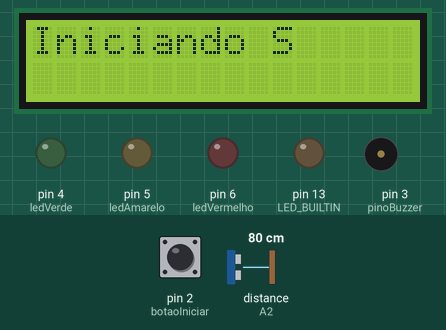
The sketch below on a simulated Arduino Uno, built with avr-gcc and run on an emulated ATmega328P. Parts: 16×2 character LCD, output pins drawn as LEDs (lit = HIGH), buzzer (waves = sounding). The test bench sets the inputs (shaded band); at power-on: pin 2 (botaoIniciar) HIGH, distance to the obstacle (sensor on A2) 80 cm. The echo pulse lasts 58.3 µs per cm; the local clock reads 2024-03-15 10:24:30 at power-on unless the sketch sets it; EEPROM starts erased; pins used as bus, display or sensor lines are not drawn; what the sketch prints to the serial monitor is not drawn.

Above: at 18.0 s.
18.1 s: pin 2 (botaoIniciar) pulled LOW for 0.9 s
At 20.4 s:
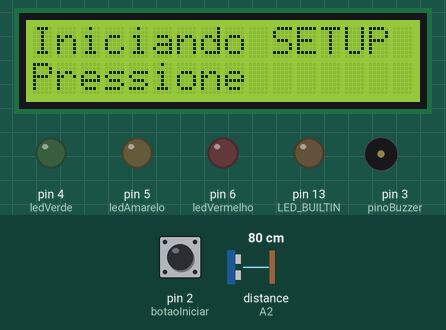
20.5 s: distance to the obstacle (sensor on A2) set to 12 cm
At 22.2 s:
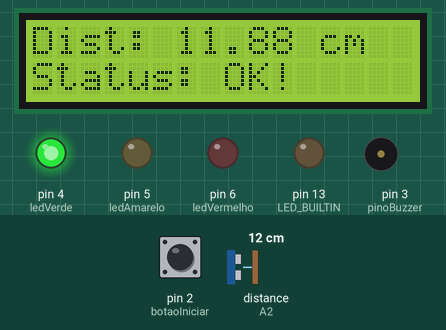
22.5 s: distance to the obstacle (sensor on A2) set to 9 cm
At 23.5 s:
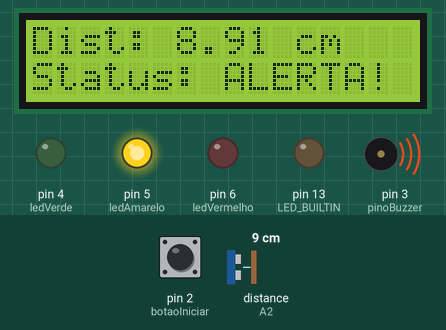
24.6 s: distance to the obstacle (sensor on A2) set to 7 cm
At 27.9 s:
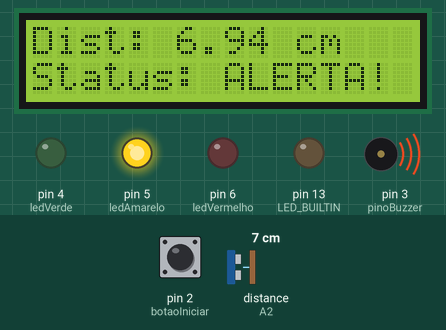
28.1 s: distance to the obstacle (sensor on A2) set to 4 cm
At 32.6 s:
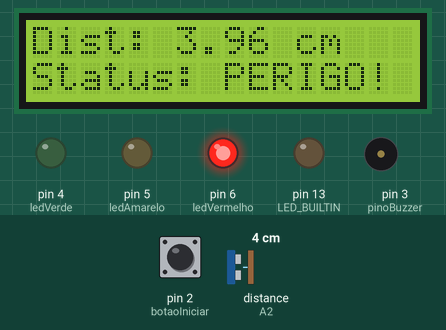
Timing chart, 0 to 44.9 s (numbered marks = the images above; inputs shaded):
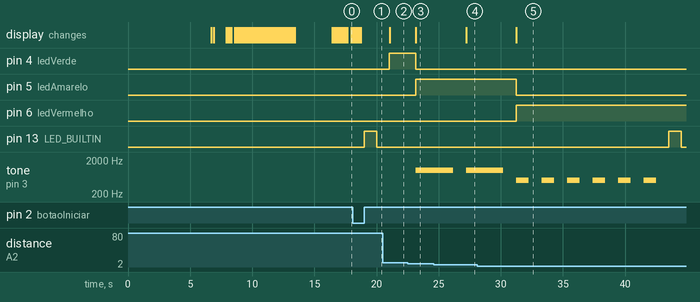

The sketch:

gs-edge.ino
```cpp
#include <EEPROM.h>  // Inclusão da biblioteca necessária
#include <Wire.h>  // Inclusão da biblioteca necessária
#include <LiquidCrystal_I2C.h>  // Inclusão da biblioteca necessária
#include <RTClib.h>  // Inclusão da biblioteca necessária

#define ECHO_PIN A2
#define TRIG_PIN A3

#define LOG_OPTION 1     // Opção para ativar a leitura do log
#define SERIAL_OPTION 0  // Opção de comunicação serial: 0 para desligado, 1 para ligado
#define UTC_OFFSET -3    // Ajuste de fuso horário para UTC-3

LiquidCrystal_I2C lcd(0x27, 16, 2); // Endereço de acesso: 0x3F ou 0x27
RTC_DS1307 RTC;

// LEDs de sinalização (verde = ok, amarelo = alerta, vermelho = perigo)
const short int ledVermelho = 6;
const short int ledAmarelo  = 5;
const short int ledVerde    = 4;

// Buzzer que emite som de alerta
const short int pinoBuzzer = 3;

// Botão físico usado para Iniciar setup
const short int botaoIniciar = 2;

// Tempo de espera entre leituras (em milissegundos)
const int tempoPrecisao = 100;

// Configurações da EEPROM
const int maxRecords = 100;
const int recordSize = 6; // Tamanho de cada registro em bytes
int startAddress = 0;
int endAddress = maxRecords * recordSize;
int currentAddress = 0;

int lastLoggedMinute = -1;

// Animação logo FalaHydro
int i;
// Definição do caractere customizado "gota deitada" (8x5 pixels)
// Parte superior da gota
byte gotaTopo[8] = {
  B00000,
  B00001,
  B00110,
  B11000,
  B00110,
  B00001,
  B00000,
  B00000
};

// Parte inferior da gota
byte gotaBaixo[8] = {
  B01100,
  B10010,
  B00001,
  B00001,
  B00001,
  B10010,
  B01100,
  B00000
};

// Parte superior da nuvem
byte nuvemTopo[8] = {
  B00110,
  B01001,
  B01001,
  B10010,
  B10010,
  B10001,
  B10001,
  B10010
};

// Parte inferior da nuvem
byte nuvemBaixo[8] = {
  B10010,
  B10001,
  B10001,
  B10010,
  B10001,
  B10001,
  B01001,
  B00110
};

float readDistanceCM() {
  digitalWrite(TRIG_PIN, LOW);
  delayMicroseconds(2);
  digitalWrite(TRIG_PIN, HIGH);
  delayMicroseconds(10);
  digitalWrite(TRIG_PIN, LOW);
  int duration = pulseIn(ECHO_PIN, HIGH);
  return duration * 0.034 / 2;
}

void setup() {
  // Configura os pinos como entrada ou saída
  pinMode(ledVermelho, OUTPUT);
  pinMode(ledAmarelo, OUTPUT);
  pinMode(ledVerde, OUTPUT);
  pinMode(pinoBuzzer, OUTPUT);
  pinMode(botaoIniciar, INPUT_PULLUP); // Usa resistor interno de pull-up
  pinMode(LED_BUILTIN, OUTPUT);
  pinMode(TRIG_PIN, OUTPUT);
  pinMode(ECHO_PIN, INPUT);

  Serial.begin(115200);
  lcd.init();   // Inicialização do LCD
  lcd.backlight();  // Ligando o backlight do LCD

  for (int i = 0; i < EEPROM.length(); i++) {
    EEPROM.write(i, 0xFF);  // Escreve 0xFF na posição i
  }
  Serial.println("EEPROM limpa!");

  RTC.begin();    // Inicialização do Relógio em Tempo Real
  RTC.adjust(DateTime(F(__DATE__), F(__TIME__)));
  // RTC.adjust(DateTime(2024, 5, 6, 08, 15, 00));  // Ajustar a data e hora apropriadas uma vez inicialmente, depois comentar

  EEPROM.begin();

  //Posiciona o cursor na primeira coluna(0) e na primeira linha(0) do LCD
  lcd.setCursor(16, 0);
  lcd.print("     Fala "); //Escreve no LCD "Fala"
  lcd.setCursor(16, 1); //Posiciona o cursor na primeira coluna(0) e na segunda linha(1) do LCD
  lcd.print("      Hydro "); //Escreve no LCD "Hydro"
  delay(3000);

  //efeito de deslocamento para esquerda
  for (i =0; i <16; i++){
  lcd.scrollDisplayLeft();
  delay(20);
  }
  delay(1000); //Aguarda 1 segundo

  //para esquerda
  for (i =0; i <16; i++){
  lcd.scrollDisplayLeft();
  delay(40);
  }

  lcd.clear();

  // Criar caracteres customizados
  lcd.createChar(0, gotaTopo);
  lcd.createChar(1, gotaBaixo);
  lcd.createChar(2, nuvemTopo);
  lcd.createChar(3, nuvemBaixo);
  lcd.clear();

  int linhaTopo = 0;
  int linhaBaixo = 1;

  // Desenha a nuvem fixa (colunas 0 e 1 nas linhas 0 e 1)
  for (int col = 0; col <= 1; col++) {
    lcd.setCursor(col, 0);
    lcd.write(byte(2)); // nuvem topo
    lcd.setCursor(col, 1);
    lcd.write(byte(3)); // nuvem baixo
  }

  // Animação das gotas saindo da nuvem
  // Vamos animar 3 gotas alternando entre linha 0 e 1
  for (int gota = 0; gota < 3; gota++) {
    int linha = gota % 2; // 0 ou 1 para alternar linhas

    // Gota se move da coluna 2 até a 13 (para caber 2 caracteres lado a lado)
    for (int col = 2; col <= 13; col++) {
      // Desenha a gota (2 caracteres lado a lado)
      lcd.setCursor(col, linha);
      lcd.write(byte(0)); // gota topo (esquerda)
      lcd.setCursor(col + 1, linha);
      lcd.write(byte(1)); // gota baixo (direita)

      delay(120);

      // Limpa a gota anterior para simular movimento (exceto na primeira posição)
      if (col > 2) {
        lcd.setCursor(col - 1, linha);
        lcd.print("  "); // apaga os 2 caracteres da gota anterior
      }

      // Redesenha a nuvem para garantir que não seja apagada
      for (int c = 0; c <= 1; c++) {
        lcd.setCursor(c, 0);
        lcd.write(byte(2));
        lcd.setCursor(c, 1);
        lcd.write(byte(3));
      }
    }

    // Limpa a última gota após sair do loop
    lcd.setCursor(13, linha);
    lcd.print("  ");
  }

  lcd.clear();
  lcd.print("      BEM"); // Mensagem inicial
  lcd.setCursor(0, 1); // Vai para a segunda linha
  lcd.print("     VINDO!");
  delay(3000); // Exibe a mensagem por 3 segundos
  lcd.clear(); // Limpa o display

  setupInit();
}

void loop() {
  DateTime now = RTC.now();
  // Calculando o deslocamento do fuso horário
  int offsetSeconds = UTC_OFFSET * 3600; // Convertendo horas para segundos
  now = now.unixtime() + offsetSeconds; // Adicionando o deslocamento ao tempo atual
  // Convertendo o novo tempo para DateTime
  DateTime adjustedTime = DateTime(now);

  if (LOG_OPTION) get_log();

  // Verifica se o minuto atual é diferente do minuto do último registro
  if (adjustedTime.minute() != lastLoggedMinute) {
    lastLoggedMinute = adjustedTime.minute();

    digitalWrite(LED_BUILTIN, HIGH);   // turn the LED on (HIGH is the voltage level)
    delay(1000);                       // wait for a second
    digitalWrite(LED_BUILTIN, LOW);    // turn the LED off by making the voltage LOW
    delay(1000);                       // wait for a second

    // Ler os valores de distancia
    float distance = readDistanceCM();

    if (!isnan(distance)) {
      if (distance < 20) {
        // Converter valores para int para armazenamento
        int distInt = (int)(distance * 100);

        // Escrever dados na EEPROM
        EEPROM.put(currentAddress, now.unixtime());
        EEPROM.put(currentAddress + 4, distInt);
        getNextAddress();
      }
    }
  }

  if (SERIAL_OPTION) {
    Serial.print(adjustedTime.day());
    Serial.print("/");
    Serial.print(adjustedTime.month());
    Serial.print("/");
    Serial.print(adjustedTime.year());
    Serial.print(" ");
    Serial.print(adjustedTime.hour() < 10 ? "0" : ""); // Adiciona zero à esquerda se hora for menor que 10
    Serial.print(adjustedTime.hour());
    Serial.print(":");
    Serial.print(adjustedTime.minute() < 10 ? "0" : ""); // Adiciona zero à esquerda se minuto for menor que 10
    Serial.print(adjustedTime.minute());
    Serial.print(":");
    Serial.print(adjustedTime.second() < 10 ? "0" : ""); // Adiciona zero à esquerda se segundo for menor que 10
    Serial.print(adjustedTime.second());
    Serial.print("\n");
  }

  // // Exibe a distancia no LCD
  lcd.clear();
  float distance = readDistanceCM();
  lcd.setCursor(0, 0);
  lcd.print("Dist: ");
  lcd.print(distance);
  lcd.print(" cm");

  // Verifica os níveis de distancia
 if (distance > 10) {
    // Nível ideal: LED verde ligado
    digitalWrite(ledVerde, HIGH);
    digitalWrite(ledAmarelo, LOW);
    digitalWrite(ledVermelho, LOW);
    digitalWrite(pinoBuzzer, LOW);
    lcd.setCursor(0, 1);
    lcd.print("Status: OK!             ");
    noTone(pinoBuzzer);
 } else if (distance > 5 && distance <= 10){
    // Nível de alerta: LED amarelo ligado
    digitalWrite(ledVerde, LOW);
    digitalWrite(ledAmarelo, HIGH);
    digitalWrite(ledVermelho, LOW);
    lcd.setCursor(0, 1);
    lcd.print("Status: ALERTA!         ");
    // Ativa o buzzer por 3s
    digitalWrite(pinoBuzzer, HIGH);
    tone(pinoBuzzer, 1000); // Emite som em 1000 Hz
    delay(3000);
    noTone(pinoBuzzer);
 }
  else{
    // Nível problemático
    digitalWrite(ledVerde, LOW);
    digitalWrite(ledAmarelo, LOW);
    digitalWrite(ledVermelho, HIGH);
    lcd.setCursor(0, 1);
    lcd.print("Status: PERIGO!           ");
    // Ativa o buzzer por 1s
    digitalWrite(pinoBuzzer, HIGH);
    tone(pinoBuzzer, 500); // Emite som em 500 Hz
    delay(1000);
    noTone(pinoBuzzer);
  }
 delay(1000);
}

void getNextAddress() {
  currentAddress += recordSize;
  if (currentAddress >= endAddress) {
      currentAddress = 0; // Volta para o começo se atingir o limite
  }
}

void get_log() {
  Serial.println("Data stored in EEPROM:");
  Serial.println("Timestamp\t\tDistance");

  for (int address = startAddress; address < endAddress; address += recordSize) {
    long timeStamp;
    int distInt;

    // Ler dados da EEPROM
    EEPROM.get(address, timeStamp);
    EEPROM.get(address + 4, distInt);

    // Converter valores
    float distance = distInt / 100.0;

    // Verificar se os dados são válidos antes de imprimir
    if (timeStamp != 0xFFFFFFFF) { // 0xFFFFFFFF é o valor padrão de uma EEPROM não inicializada
        //Serial.print(timeStamp);
        DateTime dt = DateTime(timeStamp);
        Serial.print(dt.timestamp(DateTime::TIMESTAMP_FULL));
        Serial.print("\t");
        Serial.print(distance);
        Serial.println(" cm");
    }
  }
}

// Inicialização do setup, guiado por mensagens no display
void setupInit() {
  lcd.clear();
  lcd.setCursor(0, 0);

  // Mensagem de início do setup
  char mensagem[] = "Iniciando SETUP";
  animacaoPrint(mensagem, 150);
  lcd.setCursor(0, 1);
  lcd.print("Pressione");

  // Pressionar para continuar
  while (digitalRead(botaoIniciar) == HIGH);
  delay(100);
  while (digitalRead(botaoIniciar) == LOW);
}

// Texto no LCD com efeito de digitação
// Aparece a logo
void animacaoPrint(char mensagem[], int tempo) {
  lcd.clear();

  for (int i = 0; i < strlen(mensagem); i++) {
    lcd.print(mensagem[i]);
    delay(tempo);

    if (i > 14) {
      lcd.setCursor(i - 15, 1);
    }
  }
}
```

Measured:
- the behaviour switches between 11 and 10 cm on distance to the obstacle (sensor on A2) (found by bisection; images 2 and 3)
- the behaviour switches between 6 and 5 cm on distance to the obstacle (sensor on A2) (found by bisection; images 4 and 5)
- after the input at 18.1 s, pin 13 (LED_BUILTIN): LOW → HIGH after 0.90 s, → LOW 1.0 s later
- after the input at 20.5 s, the display: changes after 0.56 s (image 2)
- after the input at 22.5 s, pin 4 (ledVerde): HIGH → LOW after 0.64 s; pin 5 (ledAmarelo): LOW → HIGH after 0.64 s; tone on pin 3 (pinoBuzzer): silent → 1000 Hz after 0.66 s; the display: changes after 0.66 s (image 3)
- after the input at 24.6 s, the display: changes after 2.6 s (image 4)
- after the input at 28.1 s, pin 5 (ledAmarelo): HIGH → LOW after 3.1 s; pin 6 (ledVermelho): LOW → HIGH after 3.1 s; tone on pin 3 (pinoBuzzer): alternates 500 Hz for 1.0 s and silent for 1.0 s, 12 changes in all, then stays silent, starting after 3.2 s; the display: changes after 3.2 s (image 5)
